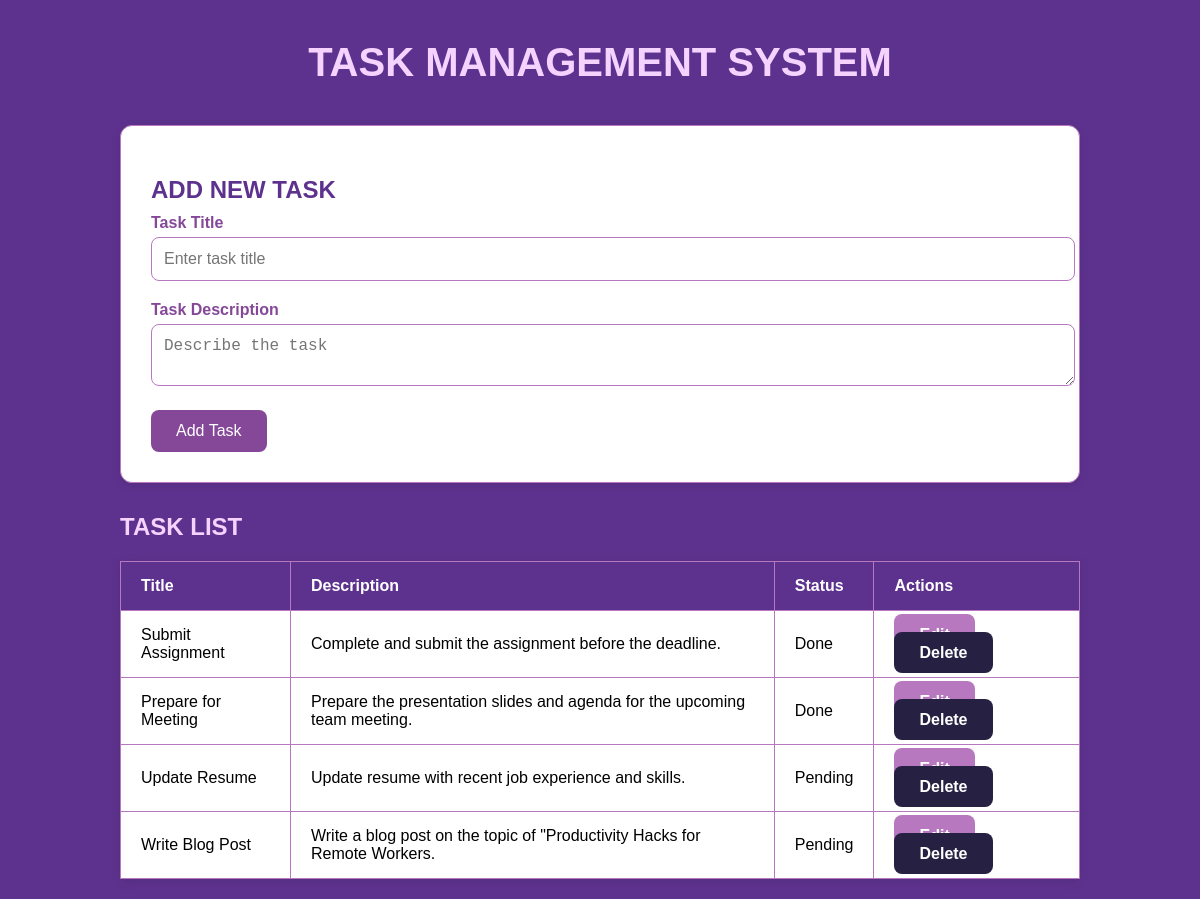
The page / on the database its author committed.
### tables this page shows
CREATE TABLE tasks (
            id INTEGER PRIMARY KEY AUTOINCREMENT,
            title TEXT NOT NULL,
            description TEXT NOT NULL,
            done BOOLEAN NOT NULL CHECK (done IN (0, 1))
        );

### app.py (the view)
@app.route('/')
def index():
    conn = sqlite3.connect('task.db')
    cursor = conn.cursor()
    cursor.execute('SELECT * FROM tasks')
    tasks = cursor.fetchall()
    conn.close()
    return render_template('index.html', tasks=tasks)

### templates/index.html (shortened to what this page needs)
<!DOCTYPE html>
<html lang="en">
<head>
    <link rel="stylesheet" href="{{ url_for('static', filename='style.css') }}">
</head>
<body>
    <div class="container">
        <header>
            <h1>Task Management System</h1>
        </header>
        <section class="task-form">
            <h2 style="color: #5d328e;">Add New Task</h2>
            <form action="/add" method="POST">
                <div class="input-group">
                    <label for="title">Task Title</label>
                    <input type="text" name="title" id="title" placeholder="Enter task title" required>
                </div>
                <div class="input-group">
                    <label for="description">Task Description</label>
                    <textarea name="description" id="description" placeholder="Describe the task" required></textarea>
                </div>
                <button type="submit" class="btn">Add Task</button>
            </form>
        </section>
        <section class="task-list">
            <h2>Task List</h2>
            <table>
                <thead>
                    <tr>
                        <th>Title</th>
                        <th>Description</th>
                        <th>Status</th>
                        <th>Actions</th>
                    </tr>
                </thead>
                <tbody>
                    {% for task in tasks %}
                    <tr>
                        <td>{{ task[1] }}</td>
                        <td>{{ task[2] }}</td>
                        <td>{{ 'Done' if task[3] else 'Pending' }}</td>
                        <td>
                            <a href="{{ url_for('update_task', id=task[0]) }}" class="btn btn-edit">Edit</a>
                            <a href="{{ url_for('delete_task', id=task[0]) }}" class="btn btn-delete">Delete</a>
                        </td>
                    </tr>
                    {% endfor %}
                </tbody>
            </table>
        </section>
    </div>
</body>
</html>

### static/style.css (style rules this page uses)
body { font-family: 'Arial', sans-serif; background-color: #5d328e; margin: 0; padding: 0; color: #000000; }
.container { width: 80%; max-width: 1200px; margin: 0 auto; padding: 20px; }
header { text-align: center; margin-bottom: 30px; }
h1 { color: #f4d3ff; font-size: 2.5rem; margin-top: 20px; margin-bottom: 40px; text-transform: uppercase; }
h2 { font-size: 1.5rem; color: #f4d3ff; margin-bottom: 10px; text-transform: uppercase; }
.task-form { background-color: #fff; padding: 30px; box-shadow: 0 2px 10px rgba(0, 0, 0, 0.1); border-radius: 12px; margin-bottom: 30px; border: 1px solid #b878c0; }
.input-group { margin-bottom: 20px; }
.input-group label { display: block; font-weight: bold; margin-bottom: 5px; color: #854898; }
.input-group input, .input-group textarea { width: 100%; padding: 12px; border: 1px solid #b878c0; border-radius: 8px; font-size: 1rem; transition: border-color 0.3s ease-in-out; }
.btn { padding: 12px 25px; background-color: #854898; color: white; border: none; border-radius: 8px; font-size: 1rem; cursor: pointer; transition: background-color 0.3s ease; }
.btn-edit { background-color: #b878c0; }
.btn-delete { background-color: #262042; }
table { width: 100%; margin-top: 20px; border-collapse: collapse; background-color: #fff; box-shadow: 0 2px 10px rgba(0, 0, 0, 0.1); }
th, td { padding: 15px 20px; border: 1px solid #b878c0; text-align: left; }
th { background-color: #5d328e; color: white; font-weight: bold; }
td { font-size: 1rem; }
td a { text-decoration: none; color: inherit; font-weight: bold; }

### rows shown on the page
tasks: title "Submit Assignment", description "Complete and submit the assignment before the deadline.", done "Done"
tasks: title "Prepare for Meeting", description "Prepare the presentation slides and agenda for the upcoming team meeting.", done "Done"
tasks: title "Update Resume", description "Update resume with recent job experience and skills.", done "Pending"
tasks: title "Write Blog Post", description "Write a blog post on the topic of \"Productivity Hacks for Remote Workers.", done "Pending"
